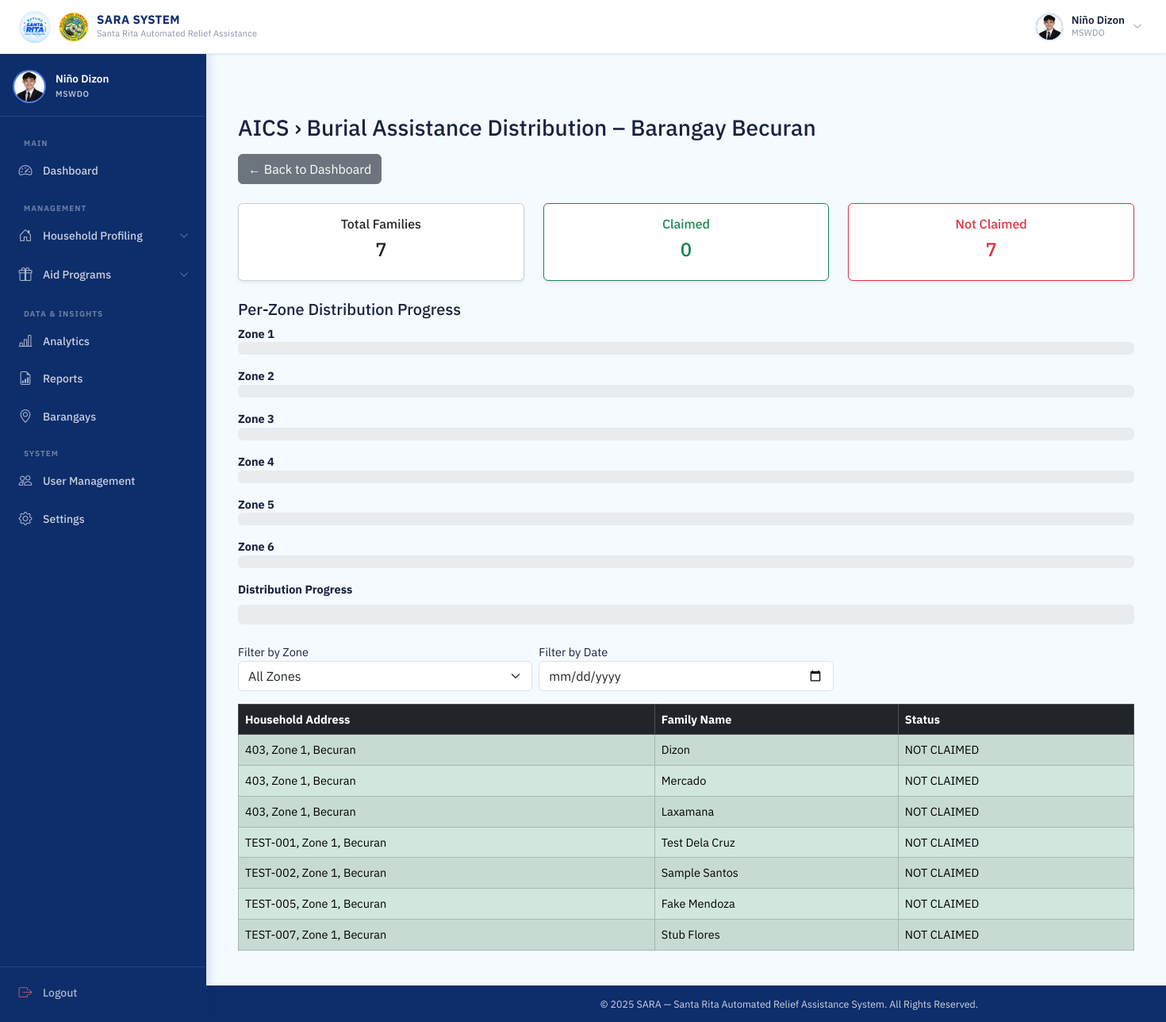
The app's page /mswdo/aid/1/barangays/1/ (signed in), older data.
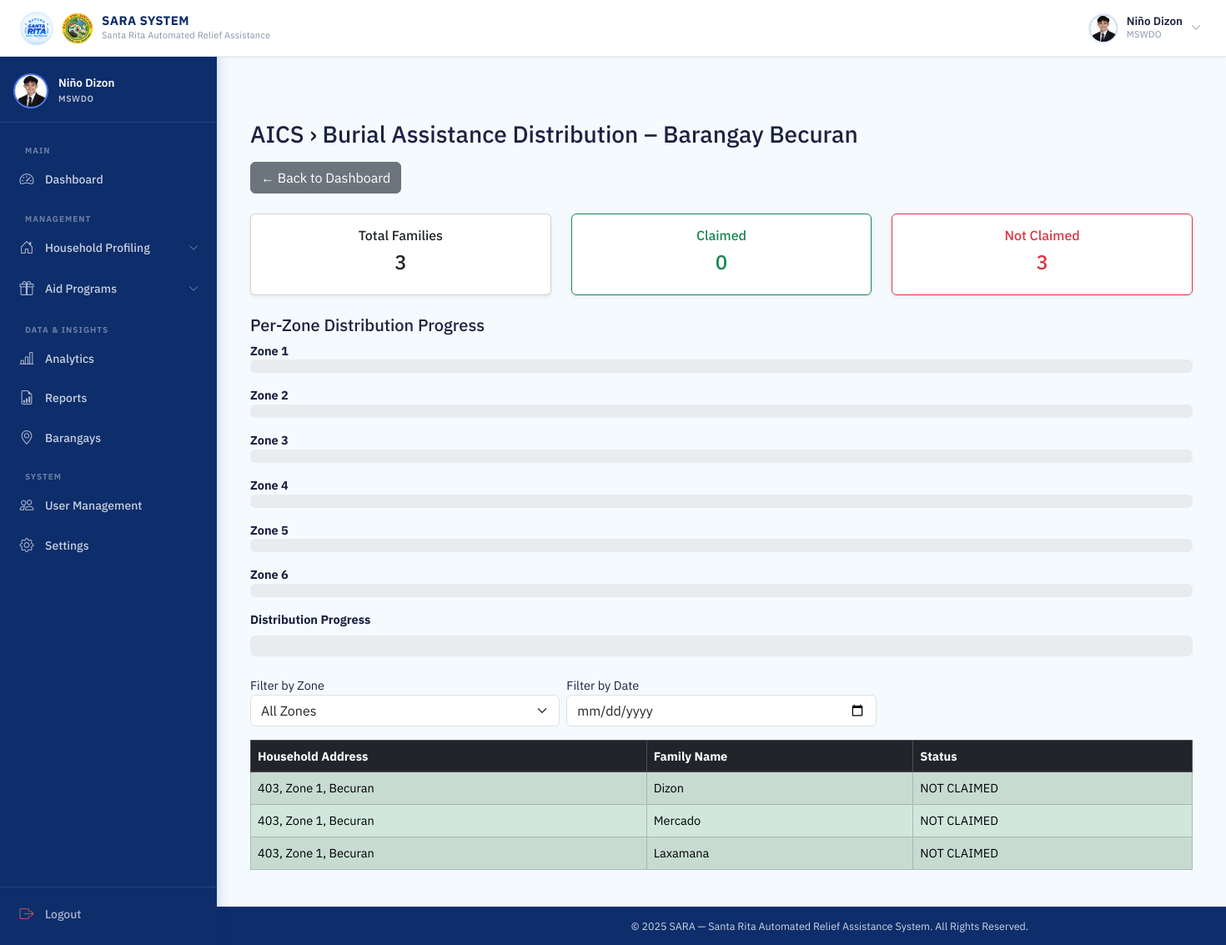
The same page, newer data.
### households/models.py (models this page shows, shortened)
class Family(models.Model):
    household = models.ForeignKey(Household, on_delete=models.CASCADE, related_name='families')
    family_name = models.CharField(max_length=100)
    rfid_uid = models.CharField(
        max_length=50,
        unique=True,
        null=True,
        blank=True
    )
    is_active = models.BooleanField(default=True)

### monitoring/views.py (the view)
# urls.py: path('mswdo/aid/<int:assistance_id>/barangays/<int:barangay_id>/', views.aid_barangay_detail, name='aid_barangay_detail'),
@login_required
@session_protected
@mswdo_or_staff_required
def aid_barangay_detail(request, assistance_id, barangay_id):
    assistance = get_object_or_404(
        Assistance.objects.select_related('program', 'aid_category'),
        id=assistance_id
    )
    barangay = get_object_or_404(Barangay, id=barangay_id)
    families = Family.objects.filter(
        household__barangay=barangay,
        is_active=True
    ).select_related('household', 'household__zone')
    claims = AidClaim.objects.filter(
        assistance=assistance,
        family__household__barangay=barangay
    ).select_related('family', 'family_member')
    selected_zone = request.GET.get('zone')
    if selected_zone:
        families = families.filter(household__zone_id=selected_zone)
    selected_date = request.GET.get('date')
    if selected_date:
        try:
            claims = claims.filter(claimed_at__date=selected_date)
        except (ValueError):
            selected_date = None
    zones = Zone.objects.filter(barangay=barangay)
    claim_map = {claim.family_id: claim for claim in claims}
    families_data = []
    for family in families:
        claim = claim_map.get(family.id)
        if claim:
            claimed_by_name = (
                f"{claim.family_member.first_name} {claim.family_member.last_name}"
                if claim.family_member else "FAMILY (RFID)"
            )
            status = f"CLAIMED BY: {claimed_by_name} on {claim.claimed_at.strftime('%Y-%m-%d %H:%M:%S')}"
        else:
            status = "NOT CLAIMED"
        families_data.append({
            'household_address': family.household.address,
            'family_name': family.family_name,
            'status': status,
            'zone': family.household.zone.name if family.household.zone else "N/A"
        })
    total_families = len(families_data)
    claimed_count = sum(1 for f in families_data if f['status'].startswith("CLAIMED"))
    unclaimed_count = total_families - claimed_count
    progress_percent = int((claimed_count / total_families) * 100) if total_families else 0
    zone_stats = []
    for zone in zones:
        zone_families = [f for f in families_data if f['zone'] == zone.name]
        total = len(zone_families)
        claimed = sum(1 for f in zone_families if f['status'].startswith("CLAIMED"))
        percent = int((claimed / total) * 100) if total else 0
        zone_stats.append({
            'zone': zone.name,
            'claimed': claimed,
            'total': total,
            'percent': percent
        })
    return render(request, 'monitoring/aid_barangay_detail.html', {
        'assistance': assistance,
        'barangay': barangay,
        'families_data': families_data,
        'zones': zones,
        'zone_stats': zone_stats,
        'selected_zone': selected_zone,
        'selected_date': selected_date,
        'total_families': total_families,
        'claimed_count': claimed_count,
        'unclaimed_count': unclaimed_count,
        'progress_percent': progress_percent,
    })

### accounts/context_processors.py (called while the page is built)
def auth_required(request):
    return {
        'requires_auth': request.user.is_authenticated
    }

### households/models.py (called while the page is built)
    @property
    def address(self):
        return f"{self.house_number}, {self.zone.name}, {self.barangay.name}"

### monitoring/templates/monitoring/aid_barangay_detail.html (shortened to what this page needs)
{% extends 'base.html' %}
{% block content %}
<div class="container mt-5">
  <h3 class="mb-3">
    {{ assistance.program.name }} › {{ assistance.aid_category.name }} Distribution – Barangay {{ barangay.name }}
  </h3>
  <a href="{% if request.user.role == 'MSWDO' %}{% url 'mswdo_dashboard' %}{% else %}{% url 'staff_dashboard' %}{% endif %}" class="btn btn-secondary mb-4">
    ← Back to Dashboard
  </a>
  <div class="row mb-4">
    <div class="col-md-4">
      <div class="card text-center shadow-sm">
        <div class="card-body">
          <h6>Total Families</h6>
          <h4>{{ total_families }}</h4>
        </div>
      </div>
    </div>
    <div class="col-md-4">
      <div class="card text-center shadow-sm border-success">
        <div class="card-body text-success">
          <h6>Claimed</h6>
          <h4>{{ claimed_count }}</h4>
        </div>
      </div>
    </div>
    <div class="col-md-4">
      <div class="card text-center shadow-sm border-danger">
        <div class="card-body text-danger">
          <h6>Not Claimed</h6>
          <h4>{{ unclaimed_count }}</h4>
        </div>
      </div>
    </div>
  </div>
<h5 class="mt-4">Per-Zone Distribution Progress</h5>
{% for z in zone_stats %}
<div class="mb-3">
    <strong>{{ z.zone }}</strong>
    <div class="progress">
    </div>
</div>
{% endfor %}
  <div class="mb-4">
    <label class="form-label fw-bold">Distribution Progress</label>
    <div class="progress" style="height: 25px;">
    </div>
  </div>
  <form method="get" class="row g-2 mb-3">
    <div class="col-md-4">
        <label>Filter by Zone</label>
        <select name="zone" class="form-select" onchange="this.form.submit()">
            <option value="">All Zones</option>
        </select>
    </div>
    <div class="col-md-4">
        <label>Filter by Date</label>
        <input type="date" name="date" value="{{ selected_date }}"
               class="form-control" onchange="this.form.submit()">
    </div>
</form>
  <div class="table-responsive">
    <table class="table table-bordered table-striped align-middle">
      <thead class="table-dark">
        <tr>
          <th>Household Address</th>
          <th>Family Name</th>
          <th>Status</th>
        </tr>
      </thead>
      <tbody>
        {% for data in families_data %}
          <tr class="{% if 'CLAIMED' in data.status %}table-success{% else %}table-danger{% endif %}">
            <td>{{ data.household_address }}</td>
            <td>{{ data.family_name }}</td>
            <td>{{ data.status }}</td>
          </tr>
        {% endfor %}
      </tbody>
    </table>
  </div>
</div>
{% endblock %}

Row changes from the older to the newer data that the page shows:
removed Family: family_name "Test Dela Cruz"
removed Family: family_name "Sample Santos"
removed Family: family_name "Fake Mendoza"
removed Family: family_name "Stub Flores"
Text that changed along with them:
{{ total_families }}: "7" → "3"
{{ unclaimed_count }}: "7" → "3"
list line gone: "TEST-001, Zone 1, Becuran NOT CLAIMED"
list line gone: "TEST-002, Zone 1, Becuran NOT CLAIMED"
list line gone: "TEST-005, Zone 1, Becuran NOT CLAIMED"
list line gone: "TEST-007, Zone 1, Becuran NOT CLAIMED"
